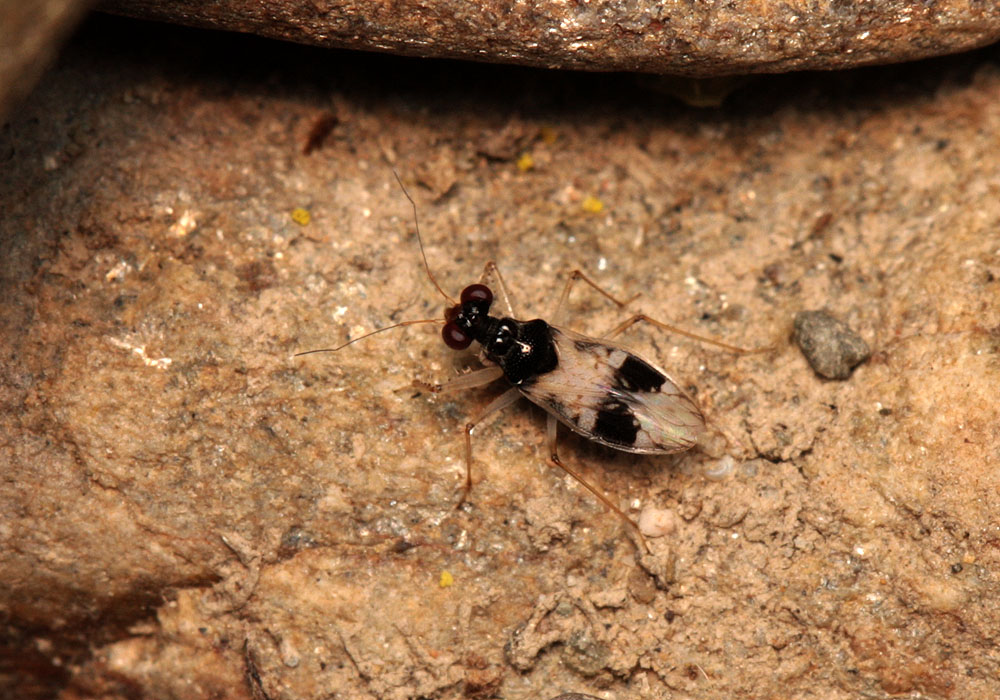
%> input picture Images/09_09_12_170.jpg, 1000 x 700 px; its folder holds only this picture in this run
$ octave segmentation.m   (GNU Octave 9; MATLAB toolbox functions it lacks are replaced by stand-ins)
%> lines starting %> are read from the running program, lines starting %| are printed output that depends on the picture; in (x1, y1, x2, y2) boxes, pixels count from 0 and x2, y2 are one past the last pixel; in counts of white or black regions, pixels touching at a corner belong together; the program's own positions count from 1
clear all; close all; clc;
%%
% [15 lines of commented-out code are left out]
imagefiles = dir('Images/*.jpg');
nfiles = length(imagefiles);    % Number of files found

for ii=1:nfiles
   currentfilename = ['Images/' imagefiles(ii).name];
   currentimage = imread(currentfilename);
%> currentimage is the input picture: size 700x1000x3 uint8; mean R, G, B 150.8, 110, 75.3
   I = currentimage;
%    I = gpuArray(I);


%     I = imresize(I,[2000 2000]);

    % Segmentation 7 閠apes
    Igray = rgb2gray(I);
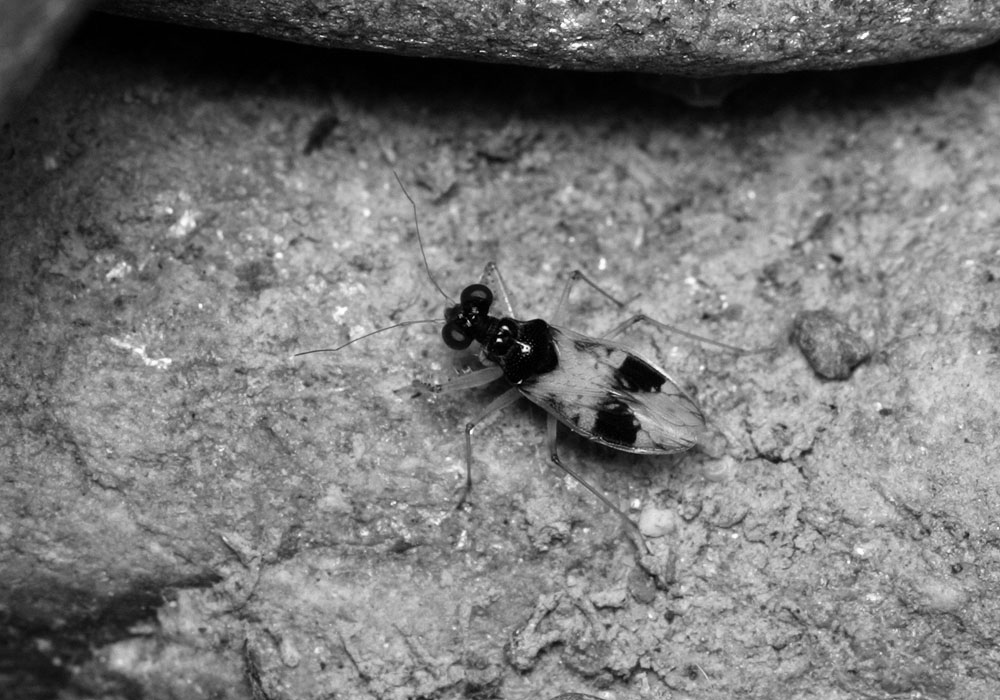
%> Igray: size 700x1000 uint8; min 0, max 255, mean 118.3
    Igray = imresize(Igray,[2000 2000]);
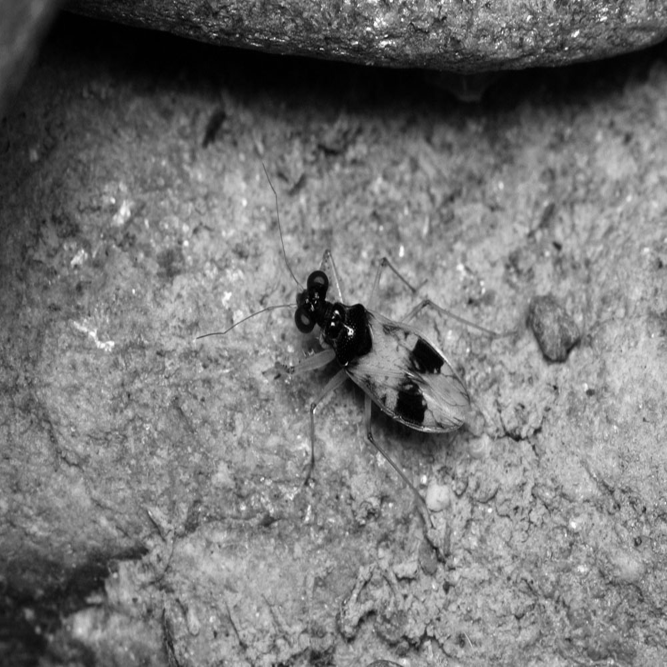
%> Igray: size 2000x2000 uint8 (shown at 1/3 size); min 0, max 255, mean 118.3
    figure();
    subplot(1,2,1);
    imshow(Igray);
    s = strel('disk', 20);%7
    Igray = imopen(Igray, s);
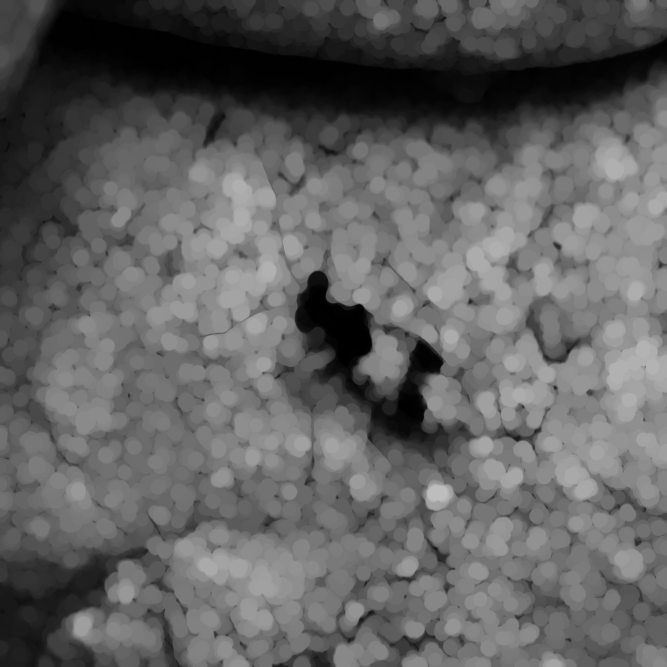
%> Igray: size 2000x2000 uint8 (shown at 1/3 size); min 0, max 189, mean 97.2


    %%
%     bw = edge(Igray, 'Canny');
    bw = edge(Igray, 'Sobel');
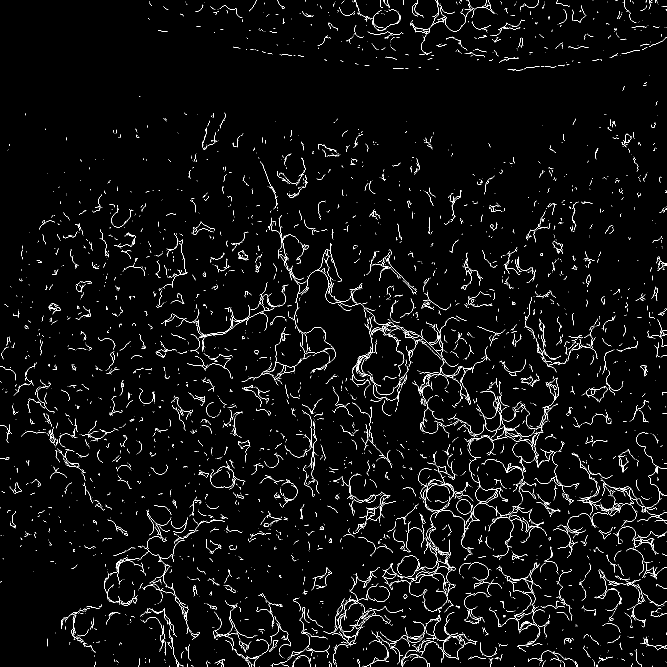
%> bw: size 2000x2000 logical (shown at 1/3 size); 2.1% white in thin lines or dots
% [7 lines of commented-out code are left out]
    %%
    s = strel('disk', 6);%6
    Ic = imdilate(bw, s);
%> Ic: size 2000x2000 logical; 25.4% white; 887 white regions, largest, box (x1, y1, x2, y2) and area: (462, 640, 2000, 2000) 378316, (307, 1485, 689, 1925) 32606, (1463, 1635, 1722, 1960) 23614
%     s = strel('disk', 20);
%     IC = imerode(Ic, s);


%     figure(3); imshow(Ic);

    %%
     If = imfill(Ic,'holes');
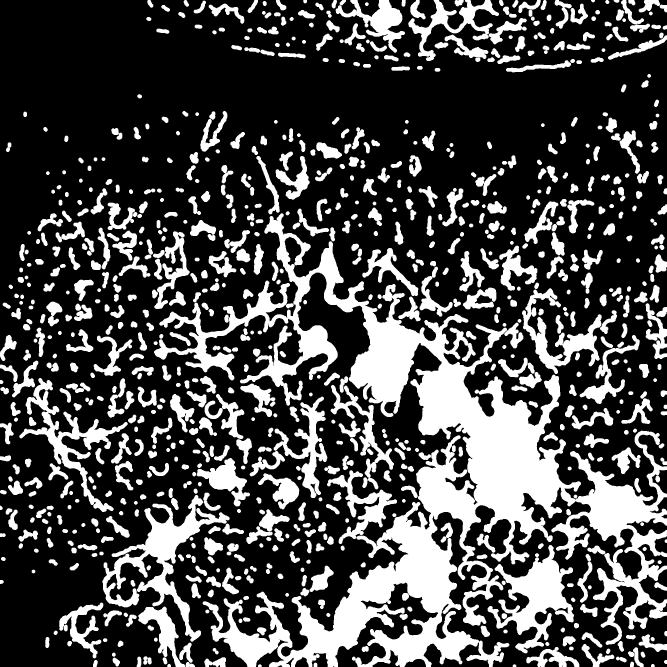
%> If: size 2000x2000 logical (shown at 1/3 size); 28.4% white; 880 white regions, largest, box (x1, y1, x2, y2) and area: (462, 640, 2000, 2000) 480034, (307, 1485, 689, 1925) 37028, (1463, 1635, 1722, 1960) 31652

% [5 lines of commented-out code are left out]
     %%
     label = bwlabel(If);
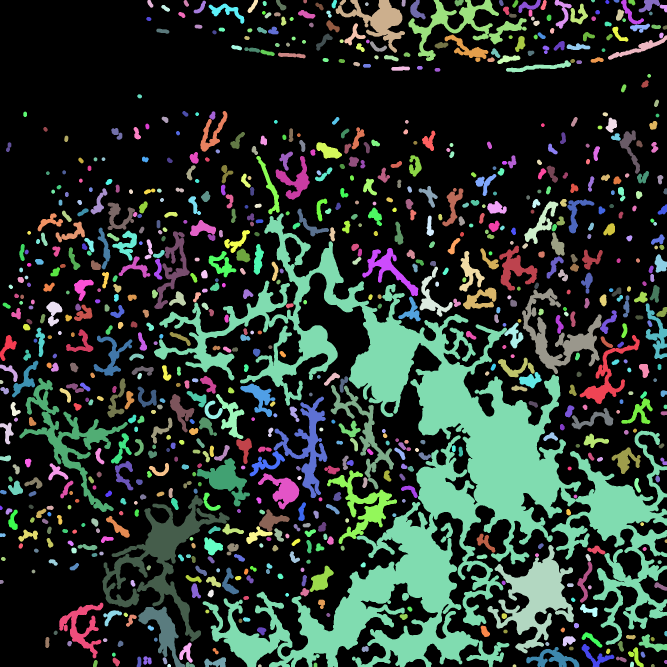
%> label: size 2000x2000 double (shown at 1/3 size); 881 distinct labels, from 0 to 880; one colour per label, 0 black

%      figure(5); imshow(label,[]);
     %%
     stat = regionprops(label,'Area');
%> stat = 880 regions; largest, Area: 480034, 37028, 31652, 22203, 17678
     %%
    area = [stat.Area];
%> area = 880 values, max 480034 at index 226, min 54 at index 880, mean 1293.1
    [val,idx] = max(area);
%> val = 480034; idx = 226

    %%
    Ilogic = (label==idx);
%> Ilogic: size 2000x2000 logical; 12% white; 1 white region, box (x1, y1, x2, y2) and area: (462, 640, 2000, 2000) 480034
%
%
% %     %% ajout

    s = strel('disk', 12);%6
    Ilogic = imdilate(Ilogic, s);
%> Ilogic: size 2000x2000 logical; 19.6% white; 1 white region, box (x1, y1, x2, y2) and area: (451, 629, 2000, 2000) 785998
%     s = strel('disk', 20);
%     IC = imclose(Ic, s);


%     figure(3); imshow(Ic);

    %
     Ilogic = imfill(Ilogic,'holes');
%> Ilogic: size 2000x2000 logical; 20.7% white; 1 white region, box (x1, y1, x2, y2) and area: (451, 629, 2000, 2000) 826252
%      s = strel('disk', 10);
   Ilogic = imerode(Ilogic, s);
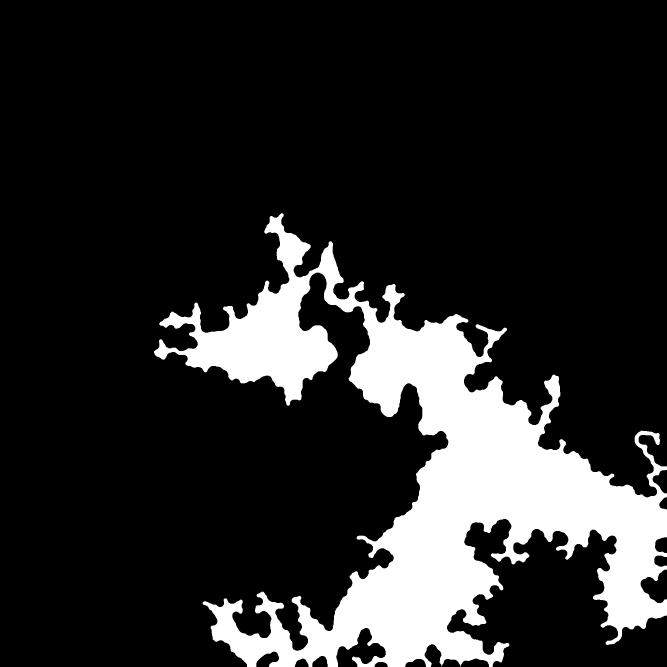
%> Ilogic: size 2000x2000 logical (shown at 1/3 size); 16.3% white; 1 white region, box (x1, y1, x2, y2) and area: (462, 640, 2000, 2000) 653517
%    Ilogic = imopen(Ilogic,s);

    %% ajout

%     figure();
    subplot(1,2,2);
    imshow(Ilogic);

    % s = strel('disk', 5);
    % Ilogic = imopen(Ilogic, s);
    %
    % figure(7); imshow(Ilogic);


end

$ run again, on Images/aeshna_affinis_0x.jpg
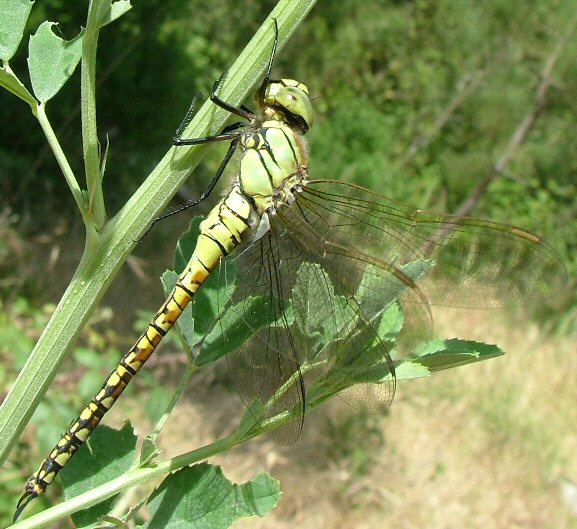
%> input picture Images/aeshna_affinis_0x.jpg, 577 x 529 px
%> currentimage is the input picture: size 529x577x3 uint8; mean R, G, B 122.9, 137, 82.1
%> bw: size 2000x2000 logical; 0.99% white in thin lines or dots
%> Ic: size 2000x2000 logical; 11.9% white; 324 white regions, largest, box (x1, y1, x2, y2) and area: (0, 0, 1092, 2000) 287644, (1116, 1272, 1759, 1576) 21021, (1179, 1076, 1407, 1320) 11313
%> If: size 2000x2000 logical; 17.3% white; 312 white regions, largest, box (x1, y1, x2, y2) and area: (0, 0, 1092, 2000) 501997, (1116, 1272, 1759, 1576) 22232, (1179, 1076, 1407, 1320) 11322
%> `label = bwlabel(If);`:
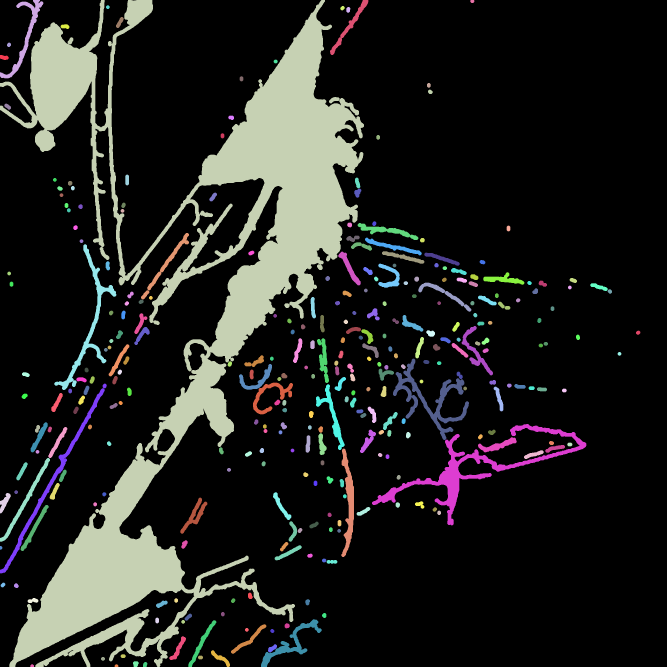
%> label: size 2000x2000 double (shown at 1/3 size); 313 distinct labels, from 0 to 312; one colour per label, 0 black
%> stat = 312 regions; largest, Area: 501997, 22232, 11322, 8282, 7893
%> area = 312 values, max 501997 at index 3, min 65 at index 6, mean 2212
%> val = 501997; idx = 3
%> `Ilogic = imerode(Ilogic, s);`:
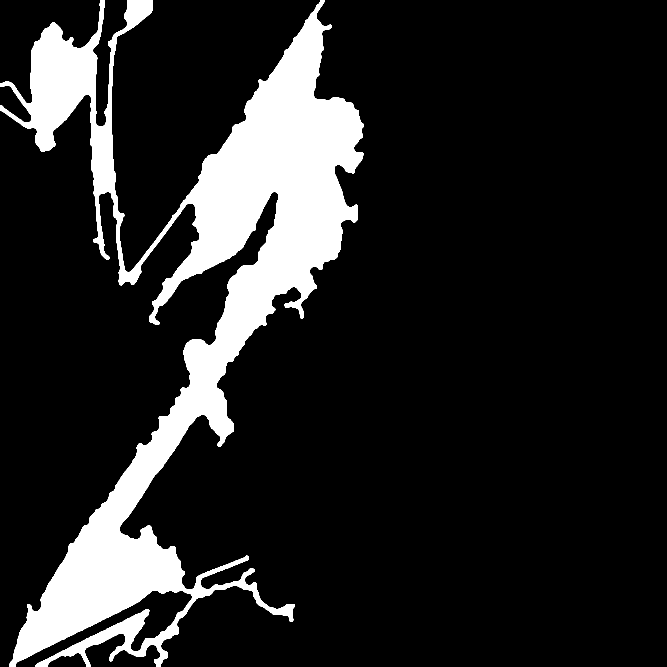
%> Ilogic: size 2000x2000 logical (shown at 1/3 size); 14.1% white; 1 white region, box (x1, y1, x2, y2) and area: (0, 0, 1092, 2000) 564709
